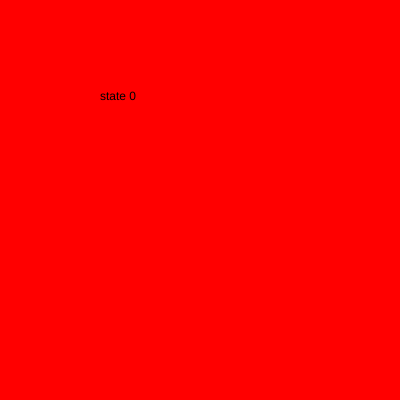
Frame 1 (no input)
Frame 60 (no input): identical to frame 1, image omitted
Frame 120 (the mouse pressed at the canvas centre since frame 60): identical to frame 1, image omitted

The p5.js sketch that drew this single still picture (run headless with seeded random() and noise() and a simulated clock; from frame 60 on, the mouse is pressed at the canvas centre):

// p5.js sketch
// ── sketch.js
let state=0;

function setup() {
  createCanvas(400, 400);
}

function draw() {
  background(220);

  switch (state){
    case 0:
      background("red")
      text("state 0",100, 100);
      break;

case 1:
      background("blue")
      text("state 1",100, 100);
      break;

  case 2:
      background("yellow")
      text("state 2",100, 100);
      break;

    case 3:
      background("blue")
      text("state 3",100, 100);
      break;

      case 4:
      background("purple")
      text("state 4",100, 100);
      break;
  }
}
function mouseReleased(){
  state++ ;
  if (state > 4){
   state = 0 ;
  }
}
